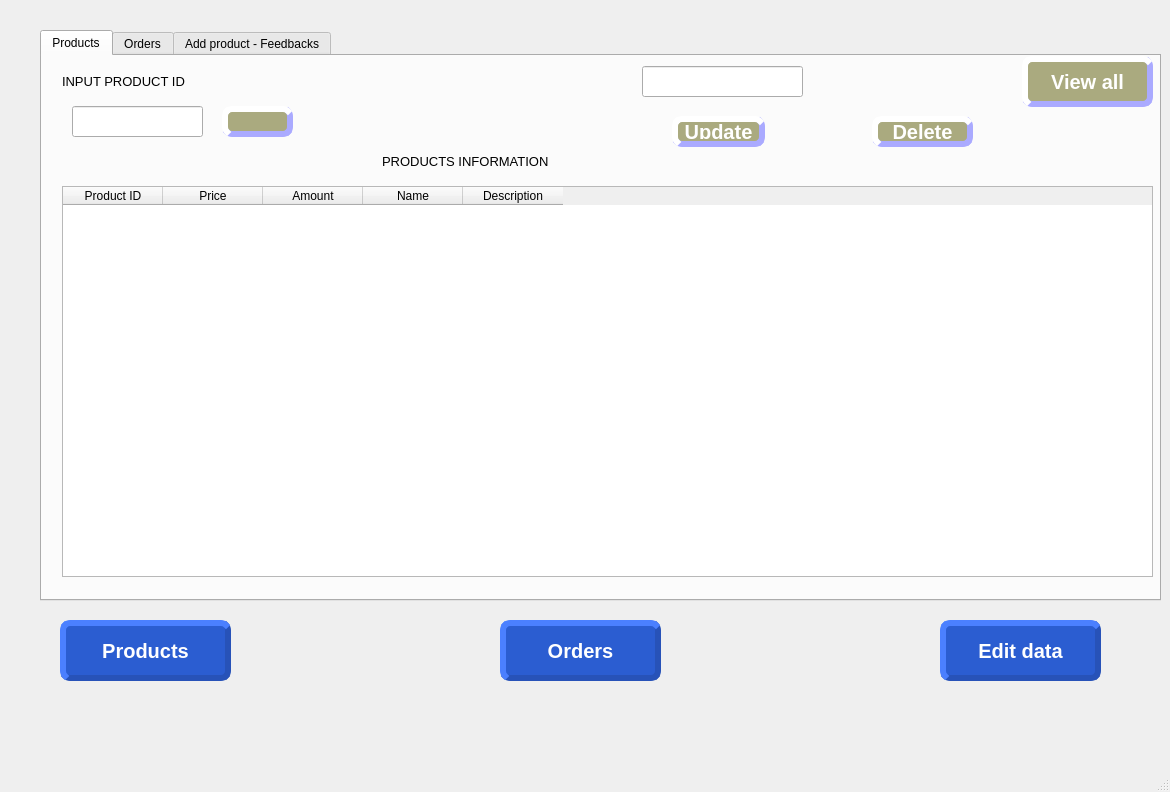
<?xml version="1.0" encoding="UTF-8"?>
<ui version="4.0">
 <class>MainWindow</class>
 <widget class="QMainWindow" name="MainWindow">
  <property name="geometry">
   <rect>
    <x>0</x>
    <y>0</y>
    <width>1170</width>
    <height>792</height>
   </rect>
  </property>
  <property name="windowTitle">
   <string>MainWindow</string>
  </property>
  <widget class="QWidget" name="centralwidget">
   <widget class="QLabel" name="label">
    <property name="geometry">
     <rect>
      <x>0</x>
      <y>0</y>
      <width>1181</width>
      <height>731</height>
     </rect>
    </property>
    <property name="text">
     <string/>
    </property>
    <property name="pixmap">
     <pixmap>cute-sneakers-1609793057.jpg</pixmap>
    </property>
   </widget>
   <widget class="QTabWidget" name="tabWidget">
    <property name="geometry">
     <rect>
      <x>40</x>
      <y>30</y>
      <width>1121</width>
      <height>571</height>
     </rect>
    </property>
    <property name="styleSheet">
     <string notr="true"/>
    </property>
    <property name="currentIndex">
     <number>0</number>
    </property>
    <widget class="QWidget" name="tab">
     <attribute name="title">
      <string>Products</string>
     </attribute>
     <widget class="QPushButton" name="pushexe">
      <property name="geometry">
       <rect>
        <x>180</x>
        <y>50</y>
        <width>71</width>
        <height>31</height>
       </rect>
      </property>
      <property name="styleSheet">
       <string notr="true">QPushButton {
    background-color: rgb(170, 170, 127);
    color: #FFFFFF;
    border-style: outset;
    padding: 2px;
    font: bold 20px;
    border-width: 6px;
    border-radius: 10px;
	border-color: rgb(170, 170, 255);
}
QPushButton:hover {
   background-color: lightgreen;
}</string>
      </property>
      <property name="text">
       <string/>
      </property>
     </widget>
     <widget class="QLabel" name="lable_inputkho">
      <property name="geometry">
       <rect>
        <x>20</x>
        <y>10</y>
        <width>181</width>
        <height>31</height>
       </rect>
      </property>
      <property name="font">
       <font>
        <pointsize>10</pointsize>
       </font>
      </property>
      <property name="text">
       <string>INPUT PRODUCT ID</string>
      </property>
     </widget>
     <widget class="QPushButton" name="pushview_all">
      <property name="geometry">
       <rect>
        <x>980</x>
        <y>0</y>
        <width>131</width>
        <height>51</height>
       </rect>
      </property>
      <property name="styleSheet">
       <string notr="true">QPushButton {
    background-color: rgb(170, 170, 127);
    color: #FFFFFF;
    border-style: outset;
    padding: 2px;
    font: bold 20px;
    border-width: 6px;
    border-radius: 10px;
	border-color: rgb(170, 170, 255);
}
QPushButton:hover {
    background-color: lightgreen;
}</string>
      </property>
      <property name="text">
       <string>View all</string>
      </property>
     </widget>
     <widget class="QTableWidget" name="table_kho">
      <property name="geometry">
       <rect>
        <x>20</x>
        <y>130</y>
        <width>1091</width>
        <height>391</height>
       </rect>
      </property>
      <column>
       <property name="text">
        <string>Product ID</string>
       </property>
      </column>
      <column>
       <property name="text">
        <string>Price</string>
       </property>
      </column>
      <column>
       <property name="text">
        <string>Amount</string>
       </property>
      </column>
      <column>
       <property name="text">
        <string>Name</string>
       </property>
      </column>
      <column>
       <property name="text">
        <string>Description</string>
       </property>
      </column>
     </widget>
     <widget class="QLabel" name="label_kho_head">
      <property name="geometry">
       <rect>
        <x>340</x>
        <y>90</y>
        <width>201</width>
        <height>31</height>
       </rect>
      </property>
      <property name="font">
       <font>
        <pointsize>10</pointsize>
       </font>
      </property>
      <property name="text">
       <string>PRODUCTS INFORMATION</string>
      </property>
     </widget>
     <widget class="QLineEdit" name="lineEdit_kho">
      <property name="geometry">
       <rect>
        <x>30</x>
        <y>50</y>
        <width>131</width>
        <height>31</height>
       </rect>
      </property>
     </widget>
     <widget class="QPushButton" name="but_edit_upda">
      <property name="geometry">
       <rect>
        <x>630</x>
        <y>60</y>
        <width>93</width>
        <height>31</height>
       </rect>
      </property>
      <property name="styleSheet">
       <string notr="true">QPushButton {
    background-color: rgb(170, 170, 127);
    color: #FFFFFF;
    border-style: outset;
    padding: 2px;
    font: bold 20px;
    border-width: 6px;
    border-radius: 10px;
	border-color: rgb(170, 170, 255);
}
QPushButton:hover {
    background-color: lightgreen;
}</string>
      </property>
      <property name="text">
       <string>Update</string>
      </property>
     </widget>
     <widget class="QPushButton" name="but_edit_dele">
      <property name="geometry">
       <rect>
        <x>830</x>
        <y>60</y>
        <width>101</width>
        <height>31</height>
       </rect>
      </property>
      <property name="styleSheet">
       <string notr="true">QPushButton {
    background-color: rgb(170, 170, 127);
    color: #FFFFFF;
    border-style: outset;
    padding: 2px;
    font: bold 20px;
    border-width: 6px;
    border-radius: 10px;
	border-color: rgb(170, 170, 255);
}
QPushButton:hover {
   background-color: lightgreen;
}</string>
      </property>
      <property name="text">
       <string>Delete</string>
      </property>
     </widget>
     <widget class="QLineEdit" name="lineEdit_update">
      <property name="geometry">
       <rect>
        <x>600</x>
        <y>10</y>
        <width>161</width>
        <height>31</height>
       </rect>
      </property>
     </widget>
    </widget>
    <widget class="QWidget" name="tab_3">
     <attribute name="title">
      <string>Orders</string>
     </attribute>
     <widget class="QTableWidget" name="table_order">
      <property name="geometry">
       <rect>
        <x>40</x>
        <y>70</y>
        <width>1031</width>
        <height>431</height>
       </rect>
      </property>
      <column>
       <property name="text">
        <string>Order ID</string>
       </property>
      </column>
      <column>
       <property name="text">
        <string>Customer Name</string>
       </property>
      </column>
      <column>
       <property name="text">
        <string>Address</string>
       </property>
      </column>
      <column>
       <property name="text">
        <string>Order State</string>
       </property>
      </column>
      <column>
       <property name="text">
        <string>Order Date</string>
       </property>
      </column>
      <column>
       <property name="text">
        <string>Delivery Date</string>
       </property>
      </column>
      <column>
       <property name="text">
        <string>Product Name</string>
       </property>
      </column>
      <column>
       <property name="text">
        <string>Amount</string>
       </property>
      </column>
      <column>
       <property name="text">
        <string>Colour</string>
       </property>
      </column>
      <column>
       <property name="text">
        <string>Size</string>
       </property>
      </column>
     </widget>
     <widget class="QLabel" name="label_order_head">
      <property name="geometry">
       <rect>
        <x>480</x>
        <y>20</y>
        <width>181</width>
        <height>31</height>
       </rect>
      </property>
      <property name="font">
       <font>
        <pointsize>10</pointsize>
       </font>
      </property>
      <property name="text">
       <string>LATEST ORDERS</string>
      </property>
     </widget>
    </widget>
    <widget class="QWidget" name="tab_2">
     <attribute name="title">
      <string>Add product - Feedbacks</string>
     </attribute>
     <widget class="QPushButton" name="but_edit_add">
      <property name="geometry">
       <rect>
        <x>280</x>
        <y>140</y>
        <width>141</width>
        <height>41</height>
       </rect>
      </property>
      <property name="styleSheet">
       <string notr="true">QPushButton {
    background-color: rgb(170, 170, 127);
    color: #FFFFFF;
    border-style: outset;
    padding: 2px;
    font: bold 20px;
    border-width: 6px;
    border-radius: 10px;
	border-color: rgb(170, 170, 255);
}
QPushButton:hover {
    background-color: lightgreen;
}</string>
      </property>
      <property name="text">
       <string>Add</string>
      </property>
     </widget>
     <widget class="QLineEdit" name="lineEdit_price">
      <property name="geometry">
       <rect>
        <x>40</x>
        <y>50</y>
        <width>121</width>
        <height>31</height>
       </rect>
      </property>
     </widget>
     <widget class="QLineEdit" name="lineEdit_amount">
      <property name="geometry">
       <rect>
        <x>40</x>
        <y>140</y>
        <width>121</width>
        <height>31</height>
       </rect>
      </property>
     </widget>
     <widget class="QLineEdit" name="lineEdit_name">
      <property name="geometry">
       <rect>
        <x>40</x>
        <y>220</y>
        <width>121</width>
        <height>31</height>
       </rect>
      </property>
     </widget>
     <widget class="QLineEdit" name="lineEdit_descri">
      <property name="geometry">
       <rect>
        <x>40</x>
        <y>300</y>
        <width>201</width>
        <height>31</height>
       </rect>
      </property>
     </widget>
     <widget class="QLabel" name="label_3">
      <property name="geometry">
       <rect>
        <x>70</x>
        <y>20</y>
        <width>55</width>
        <height>16</height>
       </rect>
      </property>
      <property name="text">
       <string>Price</string>
      </property>
     </widget>
     <widget class="QLabel" name="label_4">
      <property name="geometry">
       <rect>
        <x>70</x>
        <y>110</y>
        <width>55</width>
        <height>16</height>
       </rect>
      </property>
      <property name="text">
       <string>Amount</string>
      </property>
     </widget>
     <widget class="QLabel" name="label_5">
      <property name="geometry">
       <rect>
        <x>70</x>
        <y>200</y>
        <width>55</width>
        <height>16</height>
       </rect>
      </property>
      <property name="text">
       <string>Name</string>
      </property>
     </widget>
     <widget class="QLabel" name="label_6">
      <property name="geometry">
       <rect>
        <x>60</x>
        <y>270</y>
        <width>111</width>
        <height>20</height>
       </rect>
      </property>
      <property name="text">
       <string>Description</string>
      </property>
     </widget>
     <widget class="QLabel" name="label_edit">
      <property name="geometry">
       <rect>
        <x>40</x>
        <y>390</y>
        <width>361</width>
        <height>91</height>
       </rect>
      </property>
      <property name="font">
       <font>
        <pointsize>12</pointsize>
        <weight>75</weight>
        <bold>true</bold>
       </font>
      </property>
      <property name="text">
       <string/>
      </property>
     </widget>
     <widget class="QTableWidget" name="table_chat">
      <property name="geometry">
       <rect>
        <x>550</x>
        <y>40</y>
        <width>531</width>
        <height>331</height>
       </rect>
      </property>
      <column>
       <property name="text">
        <string>Product_name</string>
       </property>
      </column>
      <column>
       <property name="text">
        <string>User_name</string>
       </property>
      </column>
      <column>
       <property name="text">
        <string>Message</string>
       </property>
      </column>
      <column>
       <property name="text">
        <string>Star</string>
       </property>
      </column>
     </widget>
     <widget class="QPushButton" name="but_chats">
      <property name="geometry">
       <rect>
        <x>750</x>
        <y>430</y>
        <width>171</width>
        <height>51</height>
       </rect>
      </property>
      <property name="styleSheet">
       <string notr="true">QPushButton {
    background-color: rgb(170, 170, 127);
    color: #FFFFFF;
    border-style: outset;
    padding: 2px;
    font: bold 20px;
    border-width: 6px;
    border-radius: 10px;
	border-color: rgb(170, 170, 255);
}
QPushButton:hover {
    background-color: lightgreen;
}</string>
      </property>
      <property name="text">
       <string>Show feedback</string>
      </property>
     </widget>
    </widget>
   </widget>
   <widget class="QPushButton" name="but_viewpro">
    <property name="geometry">
     <rect>
      <x>60</x>
      <y>620</y>
      <width>171</width>
      <height>61</height>
     </rect>
    </property>
    <property name="styleSheet">
     <string notr="true">QPushButton {
    background-color: #2B5DD1;
    color: #FFFFFF;
    border-style: outset;
    padding: 2px;
    font: bold 20px;
    border-width: 6px;
    border-radius: 10px;
    border-color: #2752B8;
}
QPushButton:hover {
    background-color: lightgreen;
}</string>
    </property>
    <property name="text">
     <string>Products</string>
    </property>
   </widget>
   <widget class="QPushButton" name="but_editdata">
    <property name="geometry">
     <rect>
      <x>940</x>
      <y>620</y>
      <width>161</width>
      <height>61</height>
     </rect>
    </property>
    <property name="styleSheet">
     <string notr="true">QPushButton {
    background-color: #2B5DD1;
    color: #FFFFFF;
    border-style: outset;
    padding: 2px;
    font: bold 20px;
    border-width: 6px;
    border-radius: 10px;
    border-color: #2752B8;
}
QPushButton:hover {
    background-color: lightgreen;
}</string>
    </property>
    <property name="text">
     <string>Edit data</string>
    </property>
   </widget>
   <widget class="QPushButton" name="but_order">
    <property name="geometry">
     <rect>
      <x>500</x>
      <y>620</y>
      <width>161</width>
      <height>61</height>
     </rect>
    </property>
    <property name="styleSheet">
     <string notr="true">QPushButton {
    background-color: #2B5DD1;
    color: #FFFFFF;
    border-style: outset;
    padding: 2px;
    font: bold 20px;
    border-width: 6px;
    border-radius: 10px;
    border-color: #2752B8;
}
QPushButton:hover {
    background-color: lightgreen;
}</string>
    </property>
    <property name="text">
     <string>Orders</string>
    </property>
   </widget>
  </widget>
  <widget class="QMenuBar" name="menubar">
   <property name="geometry">
    <rect>
     <x>0</x>
     <y>0</y>
     <width>1170</width>
     <height>26</height>
    </rect>
   </property>
  </widget>
  <widget class="QStatusBar" name="statusbar"/>
 </widget>
 <resources/>
 <connections/>
</ui>
